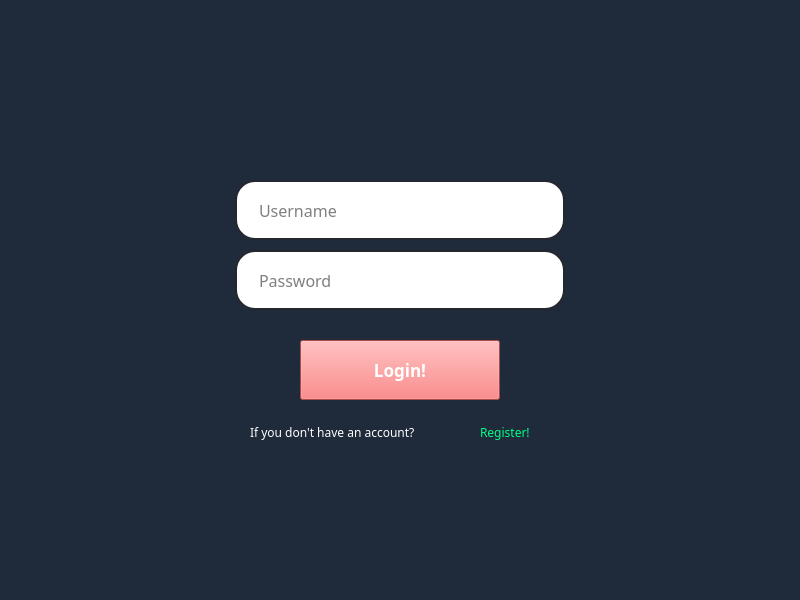
<?xml version="1.0" encoding="UTF-8"?>
<ui version="4.0">
 <class>MainWindow</class>
 <widget class="QMainWindow" name="MainWindow">
  <property name="geometry">
   <rect>
    <x>0</x>
    <y>0</y>
    <width>800</width>
    <height>600</height>
   </rect>
  </property>
  <property name="windowTitle">
   <string>MainWindow</string>
  </property>
  <property name="styleSheet">
   <string notr="true">background-color: rgb(31, 42, 58);
color: rgb(255, 255, 255);</string>
  </property>
  <widget class="QWidget" name="centralwidget">
   <widget class="QLineEdit" name="lineEdit_login_name">
    <property name="geometry">
     <rect>
      <x>235</x>
      <y>180</y>
      <width>330</width>
      <height>60</height>
     </rect>
    </property>
    <property name="font">
     <font>
      <family>Montserrat Medium</family>
      <pointsize>12</pointsize>
     </font>
    </property>
    <property name="styleSheet">
     <string notr="true">QLineEdit {
	border: 2px solid rgb(37, 39, 48);
	border-radius: 20px;
	color: #000000;
	padding-left: 20px;
	padding-right: 20px;
	background-color: rgb(255, 255, 255);
}
QLineEdit:hover {
	border: 2px solid rgb(48, 50, 62);}
QLineEdit:focus{
	border: 2px solid rgb(85, 170, 255);}</string>
    </property>
    <property name="echoMode">
     <enum>QLineEdit::Normal</enum>
    </property>
    <property name="placeholderText">
     <string>Username</string>
    </property>
   </widget>
   <widget class="QLineEdit" name="lineEdit_login_password">
    <property name="geometry">
     <rect>
      <x>235</x>
      <y>250</y>
      <width>330</width>
      <height>60</height>
     </rect>
    </property>
    <property name="font">
     <font>
      <family>Montserrat Medium</family>
      <pointsize>12</pointsize>
     </font>
    </property>
    <property name="styleSheet">
     <string notr="true">QLineEdit {
	border: 2px solid rgb(37, 39, 48);
	border-radius: 20px;
	color: #000000;
	padding-left: 20px;
	padding-right: 20px;
	background-color: rgb(255, 255, 255);
}
QLineEdit:hover {
	border: 2px solid rgb(48, 50, 62);}
QLineEdit:focus{
	border: 2px solid rgb(85, 170, 255);}</string>
    </property>
    <property name="echoMode">
     <enum>QLineEdit::Password</enum>
    </property>
    <property name="dragEnabled">
     <bool>false</bool>
    </property>
    <property name="readOnly">
     <bool>false</bool>
    </property>
    <property name="placeholderText">
     <string>Password</string>
    </property>
   </widget>
   <widget class="QPushButton" name="pushButton_login">
    <property name="geometry">
     <rect>
      <x>300</x>
      <y>340</y>
      <width>200</width>
      <height>60</height>
     </rect>
    </property>
    <property name="font">
     <font>
      <family>Montserrat</family>
      <pointsize>13</pointsize>
      <weight>75</weight>
      <bold>true</bold>
     </font>
    </property>
    <property name="styleSheet">
     <string notr="true">QPushButton{
	background-color: rgb(244, 104, 104);
	color: rgb(255, 255, 255);
}
QPushButton:hover{
	background-color: rgb(207, 88, 88);
}
	</string>
    </property>
    <property name="text">
     <string>Login!</string>
    </property>
   </widget>
   <widget class="QLabel" name="label">
    <property name="geometry">
     <rect>
      <x>250</x>
      <y>420</y>
      <width>220</width>
      <height>25</height>
     </rect>
    </property>
    <property name="font">
     <font>
      <family>Montserrat Thin</family>
      <pointsize>9</pointsize>
     </font>
    </property>
    <property name="styleSheet">
     <string notr="true">color: rgb(255, 255, 255);</string>
    </property>
    <property name="text">
     <string>If you don't have an account?</string>
    </property>
   </widget>
   <widget class="QLabel" name="label_register">
    <property name="geometry">
     <rect>
      <x>480</x>
      <y>420</y>
      <width>69</width>
      <height>25</height>
     </rect>
    </property>
    <property name="font">
     <font>
      <family>Montserrat SemiBold</family>
      <pointsize>9</pointsize>
     </font>
    </property>
    <property name="styleSheet">
     <string notr="true">QLabel{
	color: rgb(0, 255, 133);
}
QLabel:hover{
	color: rgb(207, 88, 88);
}</string>
    </property>
    <property name="text">
     <string>Register!</string>
    </property>
   </widget>
  </widget>
  <widget class="QStatusBar" name="statusBar">
   <property name="font">
    <font>
     <family>Montserrat Thin</family>
     <pointsize>12</pointsize>
     <weight>75</weight>
     <italic>true</italic>
     <bold>true</bold>
    </font>
   </property>
  </widget>
 </widget>
 <resources/>
 <connections/>
</ui>
